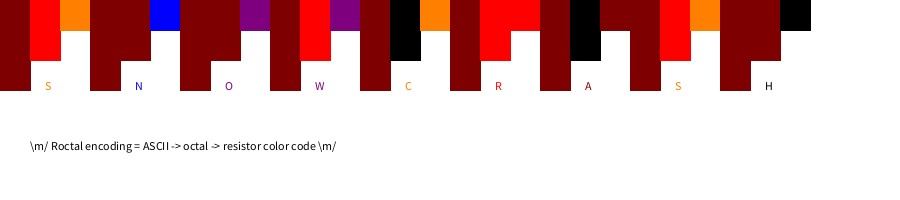
Frame 1 (no input)
Frame 2 (the mouse pressed at the canvas centre, redrawn once): identical to frame 1, image omitted

The Processing sketch that drew this single still picture (run headless with seeded random() and noise(); the mouse was pressed at the canvas centre and the sketch redrawn once):

// Processing sketch: stringToRoctal1
// ── stringToRoctal1.pde

String inputString = "SNOWCRASH";

char currentChar = inputString.charAt(0);
int x = 0; //this has no meaning it is just x
int xPosition = 0;
int yPosition = 0;

int side = 30;

int sixtyfours  =0;
int eights = 0;
int ones = 0;
int[] roctalArray = new int[3];

color colorZero = color(0, 0, 0);//black
color colorOne = color(127, 0, 0);//brown
color colorTwo = color(255, 0, 0);//red
color colorThree = color(255, 127, 0);//orange
color colorFour = color(255, 255, 0);//yellow
color colorFive = color(0,127,0);//green
color colorSix = color(0,0,255);//blue
color colorSeven = color(127,0,127);// violet
color colorCurrent = color(0,0,0);

color onesColor = color(0,0,0);
color eightsColor = color(0,0,0);
color sixtyfoursColor = color(0,0,0);

void setup(){
  size(900,200);
}

void draw(){
  background(255);
  for(int index = 0;index < inputString.length();index++){
    currentChar = inputString.charAt(index);
    x = int(currentChar);
    ones = x&7; // the three rightmost bits
    eights = (x&63) >> 3; //use AND to get next 3 bits, right shift
    sixtyfours = (x & 127) >> 6; //again, 3 bits over again

    getColor(sixtyfours);
    sixtyfoursColor = colorCurrent;
    getColor(eights);
    eightsColor = colorCurrent;
    getColor(ones);
    onesColor = colorCurrent;

    print(sixtyfours);
    print(eights);
    print(ones);
    println();
    fill(sixtyfoursColor);
    stroke(sixtyfoursColor);
    rect(3*side*index,0,side,3*side);
    fill(eightsColor);
    stroke(eightsColor);
    rect(3*side*index + side,0,side,2*side);
    fill(onesColor);
    stroke(onesColor);
    rect(3*side*index + 2*side,0,side,side);
    stroke(0);
    text(currentChar,float(3*side*index) + 1.5*float(side),float(3*side));
  }
  text("\\m/ Roctal encoding = ASCII -> octal -> resistor color code \\m/",side,5*side);
  noLoop();
}

void getColor(int y){
  switch(y){
     case 0:
       colorCurrent = colorZero;
       break;
     case 1:
       colorCurrent = colorOne;
       break;
     case 2:
       colorCurrent = colorTwo;
       break;
     case 3:
       colorCurrent = colorThree;
       break;
     case 4:
       colorCurrent = colorFour;
       break;
     case 5:
       colorCurrent = colorFive;
       break;
     case 6:
       colorCurrent = colorSix;
       break;
     case 7:
       colorCurrent = colorSeven;
       break;
   }
}
